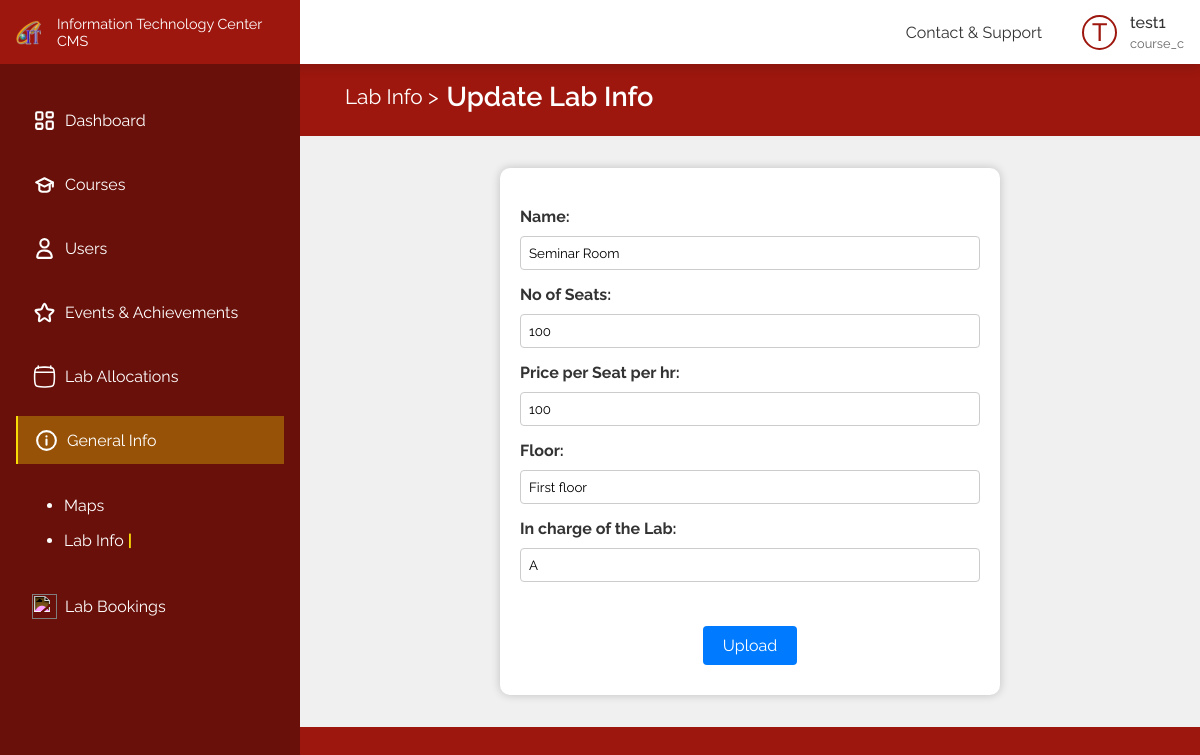
Page /pages/labinfo/edit.php?edit_id=1 (signed in) on the committed database.
### tables this page shows
CREATE TABLE
    IF NOT EXISTS `user` (
        `u_id` int(10) UNSIGNED NOT NULL AUTO_INCREMENT,
        `user_name` varchar(50) NOT NULL,
        `email` varchar(100) NOT NULL,
        `password` varchar(255) NOT NULL,
        `contact` varchar(20) NOT NULL,
        `clearense` varchar(20) NOT NULL,
        PRIMARY KEY (`u_id`)
    );

CREATE TABLE
    IF NOT EXISTS `facility` (
        `f_id` int NOT NULL AUTO_INCREMENT,
        `f_name` varchar(50) NOT NULL,
        `total_seats` int NOT NULL,
        `price` int NOT NULL,
        `floor` varchar(20) NOT NULL,
        `in_charge` varchar(30) NOT NULL,
        PRIMARY KEY (`f_id`)
    );

### backend/functions/facilities.php (called while the page is built, shortened)
<?php
include_once $_SERVER['DOCUMENT_ROOT'] . "/config.php";
function getFacilityById(int $f_id)
{
    global $conn;
    $sql = "SELECT * FROM facility WHERE f_id= $f_id";
    $res = mysqli_query($conn, $sql);
    $result = array();
    if (mysqli_num_rows($res) > 0) {
        $row = mysqli_fetch_assoc($res);
        $result = $row;
    } else {
        $result = array('error' => mysqli_error($conn));
    }
    return $result;
}

### pages/labinfo/edit.php (the view, shortened to what this page needs)
<?php include_once $_SERVER['DOCUMENT_ROOT'] . "/config.php";
include_once $_SERVER['DOCUMENT_ROOT'] . "/backend/functions/facilities.php";
$f_id = $_GET['edit_id'];
if (isset($f_id)) {
    $row = getFacilityById($f_id);
    $f_name = $row["f_name"];
    $total_seats = $row["total_seats"];
    $price = $row["price"];
    $floor = $row["floor"];
    $in_charge = $row['in_charge'];
}
?>
<!DOCTYPE html>
<html>
<head>
    <link rel="stylesheet" href="/css/addnewlab.css">
</head>
<body>
    <div class="flex-box">
        <div class="left">
            <?php
            include_once(APP_ROOT . "/includes/sidebar.php");
            ?>
        </div>
        <?php
        include_once(APP_ROOT . "/includes/header.php");
        ?>
        <div class="right">
            <div class="add-lab">
                <div class="container">
                    <div class="title">
                        <div>
                            <h1><a href="./">Lab Info ></a>Update Lab Info</h1>
                        </div>
                    </div>
                </div>
                <div class="form-container">
                    <form action="/backend/api/facilities/edit.php" method="POST" enctype="multipart/form-data">
                        <br>
                        <label for="f_name">Name:</label>
                        <input type="text" name="f_name" id="f_name" value="<?= $f_name; ?>" required>
                        <br>
                        <label for="total_seats">No of Seats:</label>
                        <input type="number" name="total_seats" id="total_seats" value="<?= $total_seats; ?>" required>
                        <br>
                        <label for="price">Price per Seat per hr:</label>
                        <input type="number" name="price" id="price" value="<?= $price; ?>" required>
                        <br>
                        <label for="floor">Floor:</label>
                        <input type="text" name="floor" id="floor" value="<?= $floor; ?>" required>
                        <br>
                        <label for="in_charge">In charge of the Lab:</label>
                        <input type="text" name="in_charge" id="in_charge" value="<?= $in_charge; ?>" required>
                        <br>
                        <br>
                        <input type="submit" value="Upload">
                    </form>
                </div>
            </div>
        </div>
    </div>
</body>
</html>

### includes/header.php (shortened to what this page needs)
<?php
include $_SERVER['DOCUMENT_ROOT'] . "/includes/header_core.php";
if (isset($_SESSION['user_id'])) {
  $user_id = $_SESSION['user_id'];
  $sql = "SELECT user_name, clearense FROM user WHERE u_id = ?";
  $stmt = $conn->prepare($sql);
  $stmt->bind_param("i", $user_id);
  $stmt->execute();
  $result = $stmt->get_result();
  if ($row = $result->fetch_assoc()) {
    $username = $row['user_name'];
    $role = $row['clearense'];
  }
}
?>
<!DOCTYPE html>
<html lang="en">
<head>
  <link rel="stylesheet" href="/css/header.css">
</head>
<body>
  <header>
    <div class="menu">
      <ul>
        <li><a href="/pages/contactNsupport.php">Contact & Support</a></li>
      </ul>
    </div>
    <div class="profile">
      <div class="img"><?php echo isset($username) ? strtoupper(substr($username, 0, 1)) : 'G'; ?></div>
      <h5><?php echo isset($username) ? $username : 'Guest'; ?></h5>
      <p><?php echo isset($role) ? $role : 'Guest'; ?></p>
    </div>
  </header>
</body>
</html>

### css/addnewlab.css (style rules this page uses)
.add-lab body, h2, form { margin: 0; padding: 0; }
.add-lab .form-container { display: flex; justify-content: center; align-items: center; width: 100%; background-color: #f0f0f0; }
.add-lab form { background-color: #ffffff; padding: 20px; border-radius: 10px; box-shadow: 0 0 10px rgba(0, 0, 0, 0.2); text-align: left; width: 500px; margin: 2rem auto; }
.add-lab label { display: block; margin-bottom: 10px; font-weight: bold; color: #333333; }
.add-lab input[type="text"], .add-lab input[type="number"], .add-lab input[type="date"], .add-lab input[type="time"] { width: 100%; padding: 8px; margin-bottom: 15px; border: 1px solid #ccc; border-radius: 4px; }
.add-lab input[type="submit"] { background-color: #007bff; color: #fff; padding: 10px 20px; border: none; border-radius: 4px; cursor: pointer; font-size: 16px; margin: 10px auto; display: block; }

### css/styles.css (style rules this page uses)
* { margin: 0; padding: 0; box-sizing: border-box; font-family: "Raleway", sans-serif; }
:root { --color-1: #9d170e; --color-2: #f9db08; --color-3: #305fa6; --color-4: #00b007; --color-5: #790483; --color-text-1: #333; --color-text-2: #666; --color-shade-1: #681009; }
.container { width: clamp(300px, 90%, 1440px); margin: auto; }
a { text-decoration: none; }
.flex-box { display: flex; }
.left { width: 300px; }
.right { width: calc(100% - 300px); padding-top: 4rem; }
.title { display: flex; align-items: center; justify-content: space-between; width: 100%; }
.title h1 { font-weight: 600; font-size: 1.7rem; margin-bottom: 0.5rem; display: flex; align-items: center; gap: 0.5rem; }
.title h1 a { display: inline; background: none; color: var(--color-text-1); opacity: 0.7; font-weight: 400; padding: 0; font-size: 1.3rem; }
.title a { display: flex; align-items: center; gap: 0.5rem; padding: 0.5rem 1rem; background-color: var(--color-4); color: white; font-weight: 500; border-radius: 5px; }

### css/header.css (style rules this page uses)
header { color: var(--color-text-1); box-shadow: 0 4px 10px rgba(0, 0, 0, 0.146); position: fixed; left: 0; top: 0; z-index: 10; background-color: white; display: flex; align-items: center; height: 4rem; gap: 0.5rem; width: 100%; padding: 0 1rem; }
.menu { display: flex; align-items: center; margin-left: auto; }
.menu ul { list-style: none; display: flex; gap: 1.2rem; }
.menu ul li { cursor: pointer; position: relative; font-weight: 400; font-size: 1rem; }
.menu ul li a { color: var(--color-text-1); }
.menu ul li:before { content: ""; position: absolute; bottom: -4px; left: 0; width: 0; height: 2px; background-color: transparent; transition: width 0.3s ease-in-out, background-color 0.3s ease-in-out; }
.profile { margin-left: 2rem; display: grid; grid-template-columns: 40px auto; gap: 0.25rem 0.5rem; align-items: center; cursor: pointer; }
.profile h5 { font-weight: 500; font-size: 1rem; }
.profile p { grid-column: 2; font-size: 0.8rem; color: var(--color-text-2); }
.profile .img { display: flex; font-size: 25px; align-items: center; justify-content: center; font-weight: 500; height: 35px; width: 35px; border-radius: 50%; grid-row: 1/3; border: 2px solid var(--color-1); color: var(--color-1); }

### pages/labinfo/edit.php (style rules this page uses)
.container { padding: 1rem 0; background-color: var(--color-1); box-shadow: 0 0 0 1000px var(--color-1); }
.container .title { filter: invert(); }
.container .title a { opacity: 1; color: black; }

### rows in the picture
user: user_name "T", user_name "test1", clearense "course_c"
facility: f_name "Seminar Room", total_seats "100", price "100", floor "First floor", in_charge "A"
